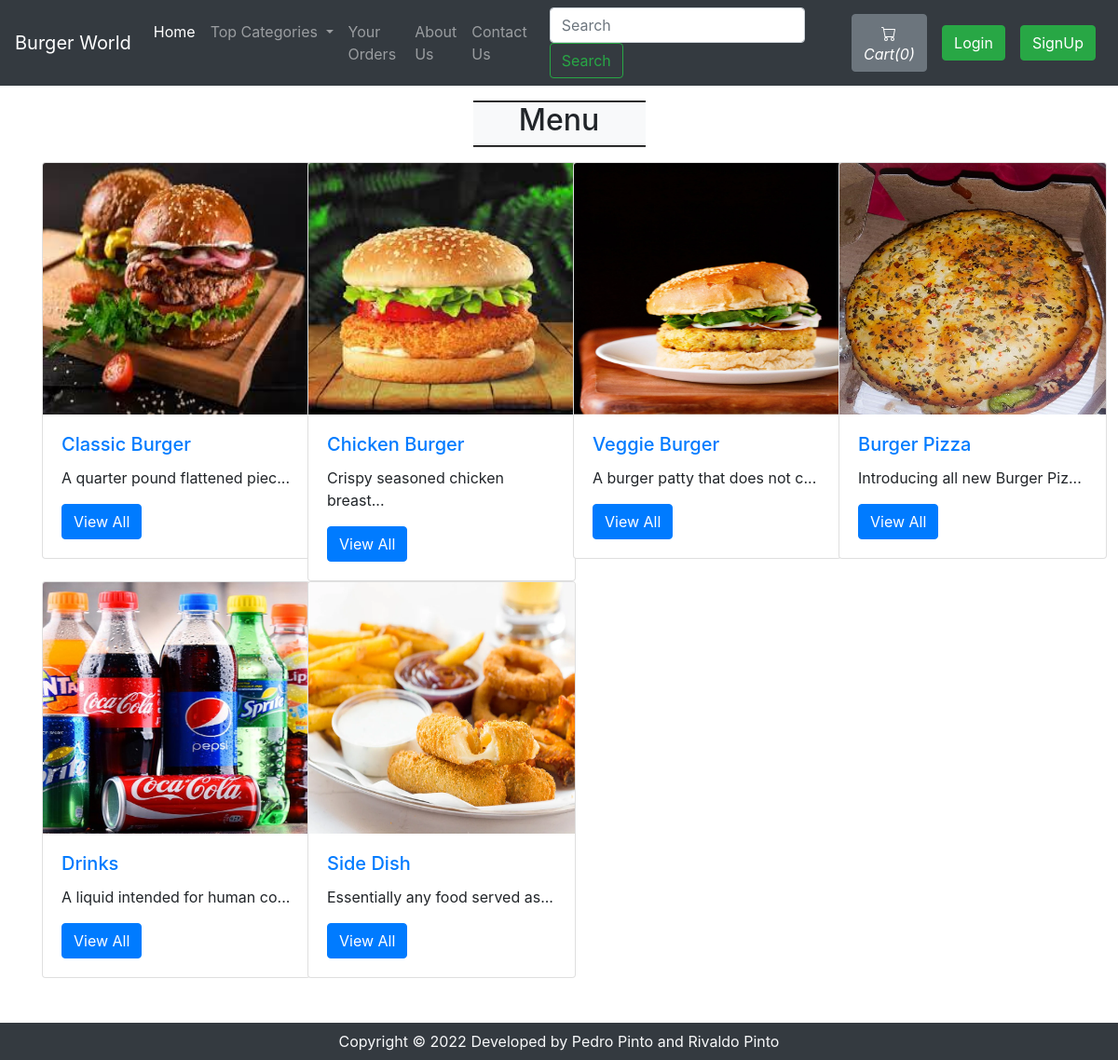
The page / on the database its author committed.
### tables this page shows
CREATE TABLE IF NOT EXISTS `sitedetail` (
  `tempId` int(11) NOT NULL AUTO_INCREMENT,
  `systemName` varchar(21) NOT NULL,
  `email` varchar(35) NOT NULL,
  `contact1` bigint(21) NOT NULL,
  `contact2` bigint(21) DEFAULT NULL COMMENT 'Optional',
  `address` text NOT NULL,
  `dateTime` datetime NOT NULL DEFAULT CURRENT_TIMESTAMP,
  PRIMARY KEY (`tempId`)
);

CREATE TABLE IF NOT EXISTS `categories` (
  `categorieId` int(12) NOT NULL AUTO_INCREMENT,
  `categorieName` varchar(255) NOT NULL,
  `categorieDesc` text NOT NULL,
  `categorieCreateDate` datetime NOT NULL DEFAULT CURRENT_TIMESTAMP,
  PRIMARY KEY (`categorieId`)
);

### index.php (the view, shortened to what this page needs)
<!doctype html>
<html lang="en">
  <head>
    <link rel="stylesheet" href="https://stackpath.bootstrapcdn.com/bootstrap/4.4.1/css/bootstrap.min.css">
    <link rel="stylesheet" href="https://use.fontawesome.com/releases/v5.8.2/css/all.css">
  </head>
<body>
  <?php include 'partials/_dbconnect.php';?>
  <?php require 'partials/_nav.php' ?>
  <div class="container my-3 mb-5">
    <div class="col-lg-2 text-center bg-light my-3" style="margin:auto;border-top: 2px groove black;border-bottom: 2px groove black;">
      <h2 class="text-center">Menu </h2>
    </div>
    <div class="row">
      <?php
        $sql = "SELECT * FROM `categories`";
        $result = mysqli_query($conn, $sql);
        while($row = mysqli_fetch_assoc($result)){
          $id = $row['categorieId'];
          $cat = $row['categorieName'];
          $desc = $row['categorieDesc'];
          echo '<div class="col-xs-3 col-sm-3 col-md-3">
                  <div class="card" style="width: 18rem;">
                    <img src="img/categoria-'.$id. '.jpg" class="card-img-top" alt="image for this category" width="249px" height="270px">
                    <div class="card-body">
                      <h5 class="card-title"><a href="viewBurgerList.php?catid=' . $id . '">' . $cat . '</a></h5>
                      <p class="card-text">' . substr($desc, 0, 30). '... </p>
                      <a href="viewBurgerList.php?catid=' . $id . '" class="btn btn-primary">View All</a>
                    </div>
                  </div>
                </div>';
        }
      ?>
    </div>
  </div>
    <?php require 'partials/_footer.php' ?>
</body>
</html>

### partials/_nav.php (shortened to what this page needs)
<?php
if(isset($_SESSION['loggedin']) && $_SESSION['loggedin']==true){
  $loggedin= true;
  $userId = $_SESSION['userId'];
  $username = $_SESSION['username'];
}
else{
  $loggedin = false;
  $userId = 0;
}
$sql = "SELECT * FROM `sitedetail`";
$result = mysqli_query($conn, $sql);
$row = mysqli_fetch_assoc($result);
$systemName = $row['systemName'];
echo '<nav class="navbar navbar-expand-lg navbar-dark bg-dark">
      <a class="navbar-brand" href="index.php">'.$systemName.'</a>
      <button class="navbar-toggler" type="button" data-toggle="collapse" data-target="#navbarSupportedContent" aria-controls="navbarSupportedContent" aria-expanded="false" aria-label="Toggle navigation">
        <span class="navbar-toggler-icon"></span>
      </button>
      <div class="collapse navbar-collapse" id="navbarSupportedContent">
        <ul class="navbar-nav mr-auto">
          <li class="nav-item active">
            <a class="nav-link" href="index.php">Home <span class="sr-only">(current)</span></a>
          </li>
          <li class="nav-item dropdown">
            <a class="nav-link dropdown-toggle" href="#" id="navbarDropdown" role="button" data-toggle="dropdown" aria-haspopup="true" aria-expanded="false">
              Top Categories
            </a>
            <div class="dropdown-menu" aria-labelledby="navbarDropdown">';
            echo '</div>
          </li>
          <li class="nav-item">
            <a class="nav-link" href="viewOrder.php">Your Orders</a>
          </li>
          <li class="nav-item">
            <a class="nav-link" href="about.php">About Us</a>
          </li>
          <li class="nav-item">
            <a class="nav-link" href="contact.php">Contact Us</a>
          </li>
        </ul>
        <form method="get" action="/OnlineBurgerDelivery/search.php" class="form-inline my-2 my-lg-0 mx-3">
          <input class="form-control mr-sm-2" type="search" name="search" id="search" placeholder="Search" aria-label="Search" required>
          <button class="btn btn-outline-success my-2 my-sm-0" type="submit">Search</button>
        </form>';
        $countsql = "SELECT SUM(`itemQuantity`) FROM `viewcart` WHERE `userId`=$userId";
        $countresult = mysqli_query($conn, $countsql);
        $countrow = mysqli_fetch_assoc($countresult);
        $count = $countrow['SUM(`itemQuantity`)'];
        if(!$count) {
          $count = 0;
        }
        echo '<a href="viewCart.php"><button type="button" class="btn btn-secondary mx-2" title="MyCart">
          <svg xmlns="img/cart.svg" width="16" height="16" fill="currentColor" class="bi bi-cart" viewBox="0 0 16 16">
            <path d="M0 1.5A.5.5 0 0 1 .5 1H2a.5.5 0 0 1 .485.379L2.89 3H14.5a.5.5 0 0 1 .491.592l-1.5 8A.5.5 0 0 1 13 12H4a.5.5 0 0 1-.491-.408L2.01 3.607 1.61 2H.5a.5.5 0 0 1-.5-.5zM3.102 4l1.313 7h8.17l1.313-7H3.102zM5 12a2 2 0 1 0 0 4 2 2 0 0 0 0-4zm7 0a2 2 0 1 0 0 4 2 2 0 0 0 0-4zm-7 1a1 1 0 1 1 0 2 1 1 0 0 1 0-2zm7 0a1 1 0 1 1 0 2 1 1 0 0 1 0-2z"/>
          </svg>
          <i class="bi bi-cart">Cart(' .$count. ')</i>
        </button></a>';
        if($loggedin){
          echo '<ul class="navbar-nav mr-2">
            <li class="nav-item dropdown">
              <a class="nav-link dropdown-toggle" href="#" id="navbarDropdown" role="button" data-toggle="dropdown"> Welcome ' .$username. '</a>
              <div class="dropdown-menu" aria-labelledby="navbarDropdown">
                <a class="dropdown-item" href="partials/_logout.php">Logout</a>
              </div>
            </li>
          </ul>
          <div class="text-center image-size-small position-relative">
            <a href="viewProfile.php"><img src="img/person-' .$userId. '.jpg" class="rounded-circle" onError="this.src = \'img/profilePic.jpg\'" style="width:40px; height:40px"></a>
          </div>';
        }
        else {
          echo '
          <button type="button" class="btn btn-success mx-2"  data-toggle="modal" data-target="#loginModal">Login</button>
          <button type="button" class="btn btn-success mx-2"  data-toggle="modal" data-target="#signupModal">SignUp</button>';
        }
  echo '</div>
    </nav>';
?>

### partials/_footer.php
<div class="footer container-fluid bg-dark text-light">
    <p class="text-center py-2 mb-0">Copyright © 2022 Developed by Pedro Pinto and Rivaldo Pinto</p>
</div>

### rows shown on the page
sitedetail: systemName "Burger World"
categories: shows a picture, categorieName "Classic Burger", categorieDesc "A quarter pound flattened piec"
categories: shows a picture, categorieName "Chicken Burger", categorieDesc "Crispy seasoned chicken breast"
categories: shows a picture, categorieName "Veggie Burger", categorieDesc "A burger patty that does not c"
categories: shows a picture, categorieName "Burger Pizza", categorieDesc "Introducing all new Burger Piz"
categories: shows a picture, categorieName "Drinks", categorieDesc "A liquid intended for human co"
categories: shows a picture, categorieName "Side Dish", categorieDesc "Essentially any food served as"

### other values the page prints
$count "0"
